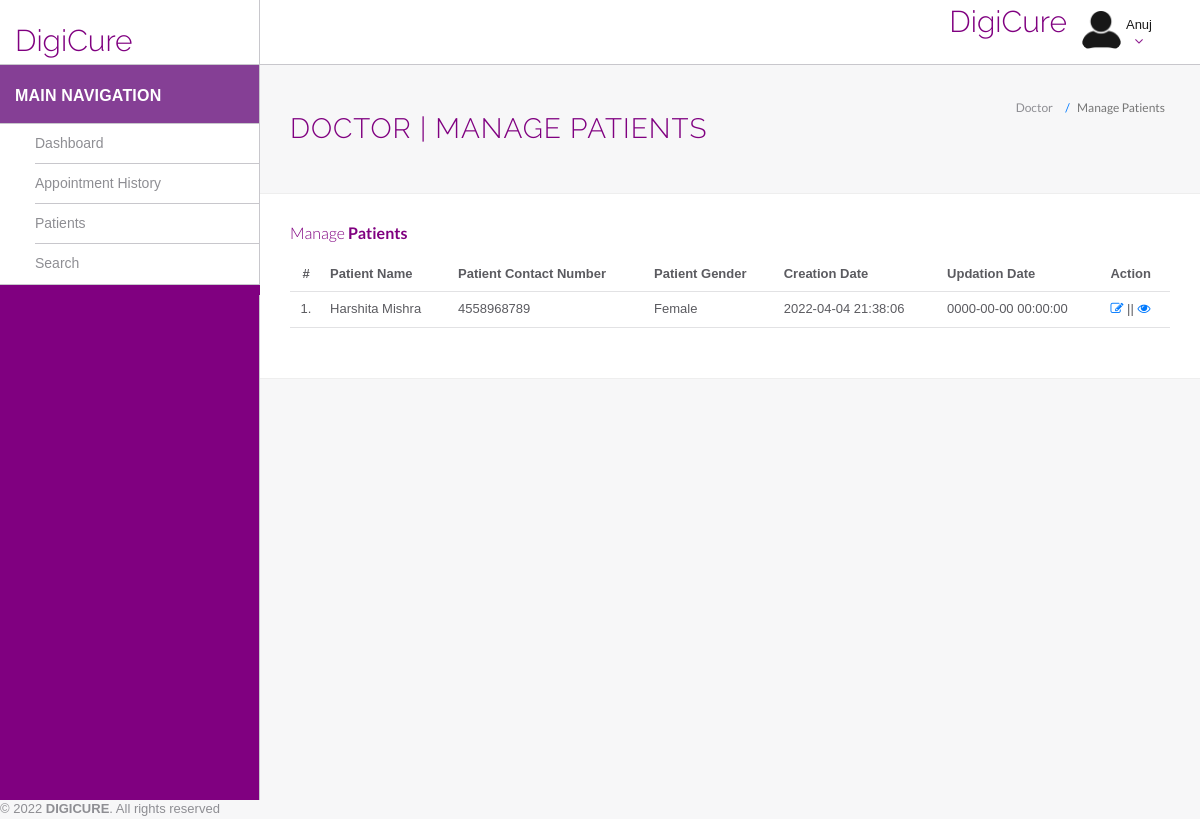
Screenshot of /hms/doctor/manage-patient.php (signed in) with the database file from the repository.
### tables this page shows
CREATE TABLE `doctors` (
  `id` int(11) NOT NULL,
  `specilization` varchar(255) DEFAULT NULL,
  `doctorName` varchar(255) DEFAULT NULL,
  `address` longtext DEFAULT NULL,
  `docFees` varchar(255) DEFAULT NULL,
  `contactno` bigint(11) DEFAULT NULL,
  `docEmail` varchar(255) DEFAULT NULL,
  `password` varchar(255) DEFAULT NULL,
  `creationDate` timestamp NULL DEFAULT current_timestamp(),
  `updationDate` timestamp NULL DEFAULT NULL ON UPDATE current_timestamp()
);

CREATE TABLE `tblpatient` (
  `ID` int(10) NOT NULL,
  `Docid` int(10) DEFAULT NULL,
  `PatientName` varchar(200) DEFAULT NULL,
  `PatientContno` bigint(10) DEFAULT NULL,
  `PatientEmail` varchar(200) DEFAULT NULL,
  `PatientGender` varchar(50) DEFAULT NULL,
  `PatientAdd` mediumtext DEFAULT NULL,
  `PatientAge` int(10) DEFAULT NULL,
  `PatientMedhis` mediumtext DEFAULT NULL,
  `CreationDate` timestamp NULL DEFAULT current_timestamp(),
  `UpdationDate` timestamp NULL DEFAULT NULL ON UPDATE current_timestamp()
);

### hms/doctor/manage-patient.php (the view, shortened to what this page needs)
<?php
include('helper/config.php');
?>
<!DOCTYPE html>
<html lang="en">
	<head>
        <link rel="stylesheet" href="https://cdn.jsdelivr.net/npm/bootstrap@3.4.1/dist/css/bootstrap.min.css">
        <link rel="stylesheet" href="https://cdnjs.cloudflare.com/ajax/libs/font-awesome/4.7.0/css/font-awesome.min.css">
		<link rel="stylesheet" href="assets/css/styles.css">
	</head>
	<body>
		<div id="app">
<?php include('helper/sidebar.php');?>
<div class="app-content">
<?php include('helper/header.php');?>
<div class="main-content" >
<div class="wrap-content container" id="container">
<section id="page-title">
<div class="row">
<div class="col-sm-8">
<h1 class="mainTitle">Doctor | Manage Patients</h1>
</div>
<ol class="breadcrumb">
<li>
<span>Doctor</span>
</li>
<li class="active">
<span>Manage Patients</span>
</li>
</ol>
</div>
</section>
<div class="container-fluid container-fullw bg-white">
<div class="row">
<div class="col-md-12">
<h5 class="over-title margin-bottom-15">Manage <span class="text-bold">Patients</span></h5>
<table class="table table-hover" id="sample-table-1">
<thead>
<tr>
<th class="center">#</th>
<th>Patient Name</th>
<th>Patient Contact Number</th>
<th>Patient Gender </th>
<th>Creation Date </th>
<th>Updation Date </th>
<th>Action</th>
</tr>
</thead>
<tbody>
<?php
$docid=$_SESSION['id'];
$sql=mysqli_query($con,"select * from tblpatient where Docid='$docid' ");
$cnt=1;
while($row=mysqli_fetch_array($sql))
{
?>
<tr>
<td class="center"><?php echo $cnt;?>.</td>
<td class="hidden-xs"><?php echo $row['PatientName'];?></td>
<td><?php echo $row['PatientContno'];?></td>
<td><?php echo $row['PatientGender'];?></td>
<td><?php echo $row['CreationDate'];?></td>
<td><?php echo $row['UpdationDate'];?>
</td>
<td>
<a href="edit-patient.php?editid=<?php echo $row['ID'];?>"><i class="fa fa-edit"></i></a> || <a href="view-patient.php?viewid=<?php echo $row['ID'];?>"><i class="fa fa-eye"></i></a>
</td>
</tr>
<?php
$cnt=$cnt+1;
 }?></tbody>
</table>
</div>
</div>
</div>
</div>
</div>
</div>
</div>
	<?php include('helper/footer.php');?>
	</body>
</html>

### hms/doctor/helper/header.php (shortened to what this page needs)
<header class="navbar navbar-default navbar-static-top">
					<div class="navbar-header">
						<a class="navbar-brand" href="#">
							<h2 style="padding-top:20% ">DigiCure</h2>
						</a>
						<a href="#" class="sidebar-toggler pull-right visible-md visible-lg" data-toggle-class="app-sidebar-closed" data-toggle-target="#app">
						</a>
					</div>
					<div class="navbar-collapse collapse">
						<ul class="nav navbar-right">
								<li  style="padding-top:2% ">
								<h2>DigiCure</h2>
							</li>
							<li class="dropdown current-user">
								<a href class="dropdown-toggle" data-toggle="dropdown">
									<img src="assets/images/user-pic.png" style="color: purple;"> <span class="username" style="color:black;">
									<?php $query=mysqli_query($con,"select doctorName from doctors where id='".$_SESSION['id']."'");
while($row=mysqli_fetch_array($query))
{
	echo $row['doctorName'];
}
									?> <i class="fa fa-angle-down" style="color:purple;"></i></span>
								</a>
							</li>
						</ul>
					</div>
				</header>

### rows the page displays
doctors: doctorName "Anuj"
tblpatient: PatientName "Harshita Mishra", PatientContno "4558968789", PatientGender "Female", CreationDate "2022-04-04 21:38:06", UpdationDate "0000-00-00 00:00:00"
